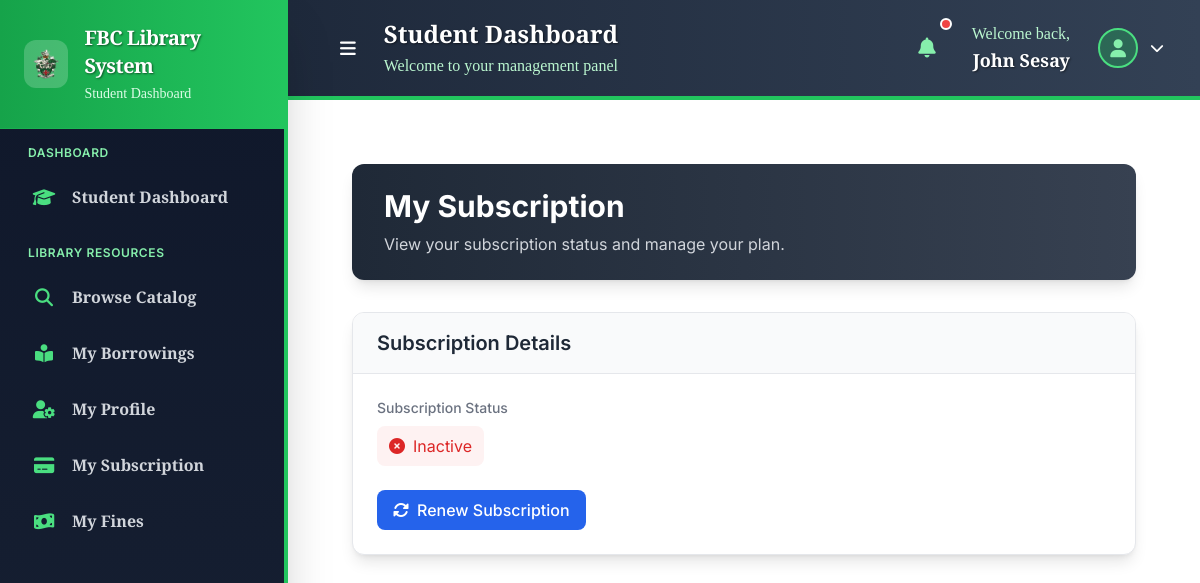
Screenshot of /users/my-subscription/ (signed in) with the database file from the repository.
### fbc_users/system_settings.py (models this page shows, shortened)
class SystemSettings(models.Model):
    system_name = models.CharField(max_length=100, default="FBC Library System", help_text="Name of the library system")
    primary_color = models.CharField(max_length=7, default="#00843D", help_text="Hex code for FBC Green or chosen primary color.")
    sidebar_color = models.CharField(max_length=7, default="#28a745", help_text="Color for the sidebar navigation")
    header_color = models.CharField(max_length=7, default="#343a40", help_text="Color for the header navigation")
    footer_color = models.CharField(max_length=7, default="#6c757d", help_text="Color for the footer section")
    favicon = models.ImageField(upload_to='system/', null=True, blank=True, help_text="Site favicon (small icon)")
    logo = models.ImageField(upload_to='system/', null=True, blank=True, help_text="System logo for sidebar and header")
    updated_at = models.DateTimeField(auto_now=True)
    @classmethod
    def get_settings(cls):
        settings = cls.objects.first()
        if not settings:
            settings = cls.objects.create()
        return settings

### fbc_users/models.py (models this page shows, shortened)
class CustomUser(AbstractUser):
    USER_TYPE_CHOICES = (
        ('student', 'Student'),
        ('lecturer', 'Lecturer'),
        ('staff', 'Staff'),
        ('admin', 'Admin'),
    )
    user_type = models.CharField(max_length=10, choices=USER_TYPE_CHOICES)
    university_id = models.CharField(max_length=20, unique=True, null=True, blank=True)
    phone_number = models.CharField(max_length=15, blank=True)
    profile_image = models.ImageField(upload_to='profile_pics/', null=True, blank=True)
    is_suspended = models.BooleanField(default=False)
    is_subscription_active = models.BooleanField(default=False)
    subscription_end_date = models.DateTimeField(null=True, blank=True)
    last_activity = models.DateTimeField(auto_now=True)
    last_library_entry = models.DateTimeField(null=True, blank=True)
    total_library_visits = models.IntegerField(default=0)
    class Meta:
        verbose_name = "User"
        verbose_name_plural = "Users"
        permissions = [
            ("can_suspend_users", "Can suspend users"),
            ("can_manage_ebooks", "Can manage e-books"),
            ("can_view_reports", "Can view reports"),
            ("can_manage_payments", "Can manage payments"),
            ("can_view_attendance", "Can view attendance logs"),
        ]

### fbc_users/views.py (the view)
# urls.py: path('my-subscription/', views.my_subscription, name='my_subscription'),
@login_required
def my_subscription(request):
    if request.user.user_type != 'student':
        messages.error(request, 'Subscription is only available for students.')
        return redirect('fbc_users:student_dashboard')
    context = {
        'user': request.user,
        'title': 'My Subscription'
    }
    return render(request, 'users/my_subscription.html', context)

### templates/users/my_subscription.html (shortened to what this page needs)
{% extends 'dashboard/user_base.html' %}
{% load static %}
{% block content %}
<div class="container mx-auto px-4 sm:px-6 lg:px-8 py-8">
    <div class="bg-gradient-to-r from-gray-800 to-gray-700 rounded-xl shadow-lg overflow-hidden mb-8">
        <div class="px-8 py-6">
            <div class="flex items-center justify-between">
                <div>
                    <h1 class="text-3xl font-bold text-white mb-2">My Subscription</h1>
                    <p class="text-gray-300">View your subscription status and manage your plan.</p>
                </div>
            </div>
        </div>
    </div>
    <div class="bg-white rounded-xl shadow-lg overflow-hidden border border-gray-200">
        <div class="bg-gray-50 px-6 py-4 border-b border-gray-200">
            <h2 class="text-xl font-semibold text-gray-800">Subscription Details</h2>
        </div>
        <div class="p-6">
            <div class="grid grid-cols-1 md:grid-cols-2 gap-6">
                <div>
                    <label class="block text-sm font-medium text-gray-500 mb-2">Subscription Status</label>
                    {% if user.is_subscription_active %}
                        <p class="text-green-600 bg-green-50 px-3 py-2 rounded-lg inline-flex items-center">
                            <i class="fas fa-check-circle mr-2"></i>
                            Active
                        </p>
                    {% else %}
                        <p class="text-red-600 bg-red-50 px-3 py-2 rounded-lg inline-flex items-center">
                            <i class="fas fa-times-circle mr-2"></i>
                            Inactive
                        </p>
                    {% endif %}
                </div>
            </div>
            <div class="mt-6">
                <a href="{% url 'fbc_users:renew_subscription' %}" class="inline-flex items-center px-4 py-2 bg-blue-600 text-white font-medium rounded-lg hover:bg-blue-700 focus:outline-none focus:ring-2 focus:ring-blue-500 focus:ring-offset-1 transition-colors duration-200">
                    <i class="fas fa-sync-alt mr-2"></i>
                    Renew Subscription
                </a>
            </div>
        </div>
    </div>
</div>
{% endblock %}

### templates/admin/includes/sidebar.html (shortened to what this page needs)
{% load admin_tags %}
<div class="p-6 border-b border-fbc-green-500 border-opacity-30 bg-gradient-to-r from-fbc-green-600 to-fbc-green-500">
    <a href="{% url 'fbc_users:admin_dashboard' %}"
       class="flex items-center text-white hover:text-fbc-green-100 transition-colors duration-300 group">
        <div class="flex items-center justify-center w-12 h-12 rounded-xl bg-white bg-opacity-20 group-hover:bg-opacity-30 transition-all duration-300 mr-4 animate-glow">
            {% if system_logo %}
            <img src="{{ system_logo }}" alt="{{ system_name }}" class="h-8 w-auto">
            {% else %}
            <i class="fas fa-university text-xl text-white"></i>
            {% endif %}
        </div>
        <div>
            <h1 class="text-xl font-serif font-bold tracking-tight text-contrast">{{ system_name|default:"FBC Library" }}</h1>
            <p class="text-sm text-fbc-green-100 mt-1 font-body">
                {% if user.user_type == 'admin' %}
                    Administrative Dashboard
                {% elif user.user_type == 'staff' %}
                    Staff Dashboard
                {% elif user.user_type == 'lecturer' %}
                    Lecturer Dashboard
                {% elif user.user_type == 'student' %}
                    Student Dashboard
                {% endif %}
            </p>
        </div>
    </a>
</div>
<div class="p-4 space-y-6">
    <div class="space-y-2">
        <h3 class="text-xs font-sans font-semibold text-fbc-green-300 uppercase tracking-wider px-3 mb-3">Dashboard</h3>
        {% if user.user_type == 'admin' %}
            <a href="{% url 'fbc_users:admin_dashboard' %}"
               class="flex items-center px-4 py-3 text-gray-300 hover:text-white hover:bg-fbc-green-600 hover:bg-opacity-30 rounded-lg transition-all duration-300 group {% if request.resolver_match.url_name == 'admin_dashboard' %}nav-active{% endif %}">
                <div class="flex items-center justify-center w-6 h-6 mr-4">
                    <i class="fas fa-crown text-lg text-fbc-green-400 group-hover:text-fbc-green-300"></i>
                </div>
                <span class="font-body font-semibold text-base">Administrative Overview</span>
                <div class="ml-auto w-2 h-2 bg-fbc-green-400 rounded-full opacity-0 group-hover:opacity-100 transition-opacity duration-300 animate-pulse"></div>
            </a>
        {% elif user.user_type == 'student' %}
            <a href="{% url 'fbc_users:student_dashboard' %}"
               class="flex items-center px-4 py-3 text-gray-300 hover:text-white hover:bg-fbc-green-600 hover:bg-opacity-30 rounded-lg transition-all duration-300 group {% if request.resolver_match.url_name == 'student_dashboard' %}nav-active{% endif %}">
                <div class="flex items-center justify-center w-6 h-6 mr-4">
                    <i class="fas fa-graduation-cap text-lg text-fbc-green-400 group-hover:text-fbc-green-300"></i>
                </div>
                <span class="font-body font-semibold text-base">Student Dashboard</span>
            </a>
        {% endif %}
    </div>
    {% if user.user_type in 'student,lecturer' %}
    <div class="space-y-2">
        <h3 class="text-xs font-sans font-semibold text-fbc-green-300 uppercase tracking-wider px-3 mb-3">Library Resources</h3>
        <a href="{% url 'fbc_books:book_list' %}"
           class="flex items-center px-4 py-3 text-gray-300 hover:text-white hover:bg-fbc-green-600 hover:bg-opacity-30 rounded-lg transition-all duration-300 group">
            <div class="flex items-center justify-center w-6 h-6 mr-4">
                <i class="fas fa-search text-lg text-fbc-green-400 group-hover:text-fbc-green-300"></i>
            </div>
            <span class="font-body font-semibold text-base">Browse Catalog</span>
        </a>
        <a href="{% url 'fbc_books:my_books' %}"
           class="flex items-center px-4 py-3 text-gray-300 hover:text-white hover:bg-fbc-green-600 hover:bg-opacity-30 rounded-lg transition-all duration-300 group">
            <div class="flex items-center justify-center w-6 h-6 mr-4">
                <i class="fas fa-book-reader text-lg text-fbc-green-400 group-hover:text-fbc-green-300"></i>
            </div>
            <span class="font-body font-semibold text-base">My Borrowings</span>
        </a>
        <a href="{% url 'fbc_users:profile' %}"
           class="flex items-center px-4 py-3 text-gray-300 hover:text-white hover:bg-fbc-green-600 hover:bg-opacity-30 rounded-lg transition-all duration-300 group">
            <div class="flex items-center justify-center w-6 h-6 mr-4">
                <i class="fas fa-user-cog text-lg text-fbc-green-400 group-hover:text-fbc-green-300"></i>
            </div>
            <span class="font-body font-semibold text-base">My Profile</span>
        </a>
        {% if user.user_type == 'student' %}
        <a href="{% url 'fbc_users:my_subscription' %}"
           class="flex items-center px-4 py-3 text-gray-300 hover:text-white hover:bg-fbc-green-600 hover:bg-opacity-30 rounded-lg transition-all duration-300 group">
            <div class="flex items-center justify-center w-6 h-6 mr-4">
                <i class="fas fa-credit-card text-lg text-fbc-green-400 group-hover:text-fbc-green-300"></i>
            </div>
            <span class="font-body font-semibold text-base">My Subscription</span>
        </a>
        {% endif %}
        <a href="{% url 'fbc_fines:my_fines' %}"
           class="flex items-center px-4 py-3 text-gray-300 hover:text-white hover:bg-fbc-green-600 hover:bg-opacity-30 rounded-lg transition-all duration-300 group">
            <div class="flex items-center justify-center w-6 h-6 mr-4">
                <i class="fas fa-money-bill-wave text-lg text-fbc-green-400 group-hover:text-fbc-green-300"></i>
            </div>
            <span class="font-body font-semibold text-base">My Fines</span>
        </a>
    </div>
    {% endif %}
</div>

### templates/admin/includes/top_nav.html (shortened to what this page needs)
<header class="shadow-xl border-b-4 border-fbc-green-500 bg-gradient-to-r from-fbc-navy-800 to-fbc-navy-700" id="header">
    <div class="flex items-center justify-between px-6 py-4">
        <div class="flex items-center space-x-4">
            <button class="hidden lg:block p-3 rounded-xl text-white hover:bg-fbc-green-600 hover:bg-opacity-30 transition-all duration-300 sidebar-toggle">
                <i class="fas fa-bars text-lg"></i>
            </button>
            <div class="ml-4">
                <h1 class="text-2xl font-serif font-bold text-white text-contrast">{% block page_title %}
                    {% if user.user_type == 'admin' %}
                        Administrative Dashboard
                    {% elif user.user_type == 'staff' %}
                        Staff Dashboard
                    {% elif user.user_type == 'lecturer' %}
                        Lecturer Dashboard
                    {% elif user.user_type == 'student' %}
                        Student Dashboard
                    {% else %}
                        Library Dashboard
                    {% endif %}
                {% endblock %}</h1>
                <p class="text-base text-fbc-green-200 mt-1 font-body">Welcome to your management panel</p>
            </div>
        </div>
        <div class="flex items-center space-x-6">
            <div class="relative">
                <button class="relative p-3 rounded-xl text-white hover:bg-fbc-green-600 hover:bg-opacity-30 transition-all duration-300">
                    <i class="fas fa-bell text-xl text-fbc-green-300"></i>
                    <span class="absolute -top-1 -right-1 w-3 h-3 bg-red-500 rounded-full animate-pulse border-2 border-white"></span>
                </button>
            </div>
            <div class="flex items-center space-x-4">
                <div class="text-right hidden sm:block">
                    <p class="text-fbc-green-200 text-base font-body">Welcome back,</p>
                    <p class="text-white font-serif font-semibold text-lg text-contrast">{{ user.get_full_name|default:user.username }}</p>
                </div>
                <div class="relative" x-data="{ open: false }">
                    <button @click="open = !open" @click.away="open = false"
                            class="flex items-center space-x-3 p-3 rounded-xl text-white hover:bg-fbc-green-600 hover:bg-opacity-30 transition-all duration-300">
                        <div class="w-10 h-10 bg-fbc-green-500 bg-opacity-30 rounded-full flex items-center justify-center border-2 border-fbc-green-400">
                            <i class="fas fa-user text-lg text-fbc-green-300"></i>
                        </div>
                        <i class="fas fa-chevron-down text-sm transition-transform duration-300"
                           :class="{ 'rotate-180': open }"></i>
                    </button>
                </div>
            </div>
        </div>
    </div>
</header>

### templates/dashboard/user_base.html (style rules this page uses)
:root { --fbc-green: #22c55e; --fbc-green-dark: #16a34a; --fbc-green-light: #4ade80; --fbc-navy: #0f172a; --fbc-navy-light: #1e293b; --fbc-gray: #64748b; }
.font-serif { font-family: 'Playfair Display', serif; }
.font-body { font-family: 'Crimson Text', serif; }
.font-sans { font-family: 'Inter', sans-serif; }
.text-contrast { text-shadow: 1px 1px 2px rgba(0, 0, 0, 0.5); }

### rows the page displays
SystemSettings: system_name "FBC Library System"
CustomUser: get_full_name "John Sesay"
